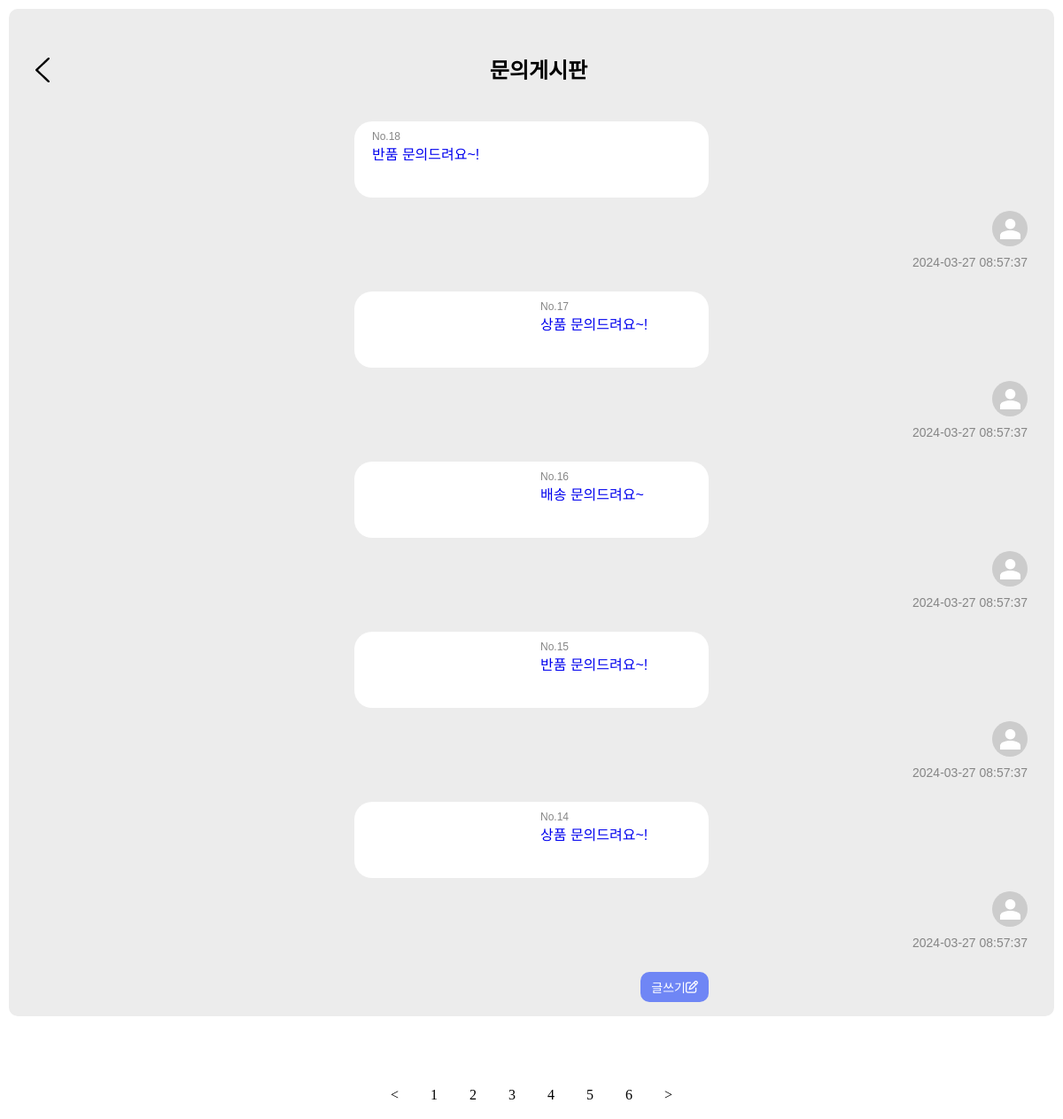
Screenshot of /src/list.php?page=3 with the database file from the repository.
### tables this page shows
CREATE TABLE Boards (
	no					INT					PRIMARY KEY AUTO_INCREMENT
	,title			VARCHAR(100)		NOT NULL
	,content 		VARCHAR(1000) 		NOT NULL
	,created_at 	DATETIME 			NOT NULL DEFAULT CURRENT_TIMESTAMP()
	,updated_at 	DATETIME 			NOT NULL DEFAULT CURRENT_TIMESTAMP()
	,deleted_at 	DATETIME 			
);

### src/lib/lib_db.php (called while the page is built, shortened)
<?php
function db_select_boards_cnt(&$conn) {
    $sql =
    "SELECT
        COUNT(no) as cnt
    FROM
        boards
    WHERE
        deleted_at IS NULL";
    $stmt = $conn->query($sql);
    $result = $stmt->fetchAll();
    return (int)$result[0]["cnt"];
}
function db_select_boards_paging(&$conn, &$array_param) {
    $sql =
        "SELECT
            no
            ,title
            ,created_at
        FROM
            boards
        WHERE
            deleted_at IS NULL
        ORDER BY
            no DESC
        LIMIT :list_cnt OFFSET :offset";
    $stmt = $conn->prepare($sql);
    $stmt->execute($array_param);
    $result = $stmt->fetchAll();
    return $result;
}

### src/list.php (the view, shortened to what this page needs)
<?php
$list_cnt = 5;
$page_num = 1;
try {
    $conn = my_db_conn();
    $page_num = isset($_GET["page"]) ? $_GET["page"] : $page_num;
    $result_board_cnt = db_select_boards_cnt($conn);
    $max_page_num = ceil($result_board_cnt / $list_cnt);
    $offset = $list_cnt * ($page_num - 1);
    $prev_page_num = ($page_num - 1) < 1 ? 1 : ($page_num - 1);
    $next_page_num = ($page_num + 1) > $max_page_num ? $max_page_num : ($page_num + 1);
    $arr_param = [
        "list_cnt" => $list_cnt
		,"offset"  => $offset
    ];
    $result = db_select_boards_paging($conn, $arr_param);
} catch (\Throwable $e) {
    echo $e->getMessage();
    exit;
} finally {
    if(!empty($conn)) {
        $conn = null;
    }
}
?>
<!DOCTYPE html>
<html lang="en">
<head>
    <link rel="stylesheet" href="./css/common2.css">
</head>
<body>
    <div class="container">
    <main>
        <div class="middle">
            <?php
            foreach($result as $item) {
            ?>
                <div class="board_content">
                    <div class="content_text">
                        <p class="content_no"><?php echo "No.".$item["no"] ?></p>
                        <p class="content_title"><a href="./detail.php?no=<?php echo $item["no"] ?>&page=<?php echo $page_num ?>"><?php echo $item["title"] ?></p>
                    </div>
                </div>
                <div class="person_container">
                    <div class="person_circle">
                        <img src="./img/detail_person.png" alt="">
                    </div>
                </div>
                <p class="content_date"><?php echo $item["created_at"] ?></p>
            <?php
            }
            ?>
        </div>
                <div class="board_content">
                <a href="./insert.html"><button type="submit" class="insert_btn">
                        글쓰기<i class="fa-regular fa-pen-to-square"></i>
                    </button></a>
                </div>
        </div>
        <footer>
            <br><br>
            <div class="pagination">
                <a href="./list.php?page=<?php echo $prev_page_num ?>">&lt;</a>
                <?php
                for($num = 1; $num <= $max_page_num; $num++) {
                ?>
                <a href="./list.php?page=<?php echo $num ?>"><?php echo $num ?></a>
                <?php
                }
                ?>
                <a href="./list.php?page=<?php echo $next_page_num ?>">&gt;</a>
            </div>
        </footer>
</body>

### src/css/common2.css (style rules this page uses)
* { margin: 0; padding: 0; box-sizing: border-box; }
.container { font-family: "Noto Sans KR", sans-serif; margin: 10px; padding: 50px 10px; background-color: #ECECEC; border-radius: 10px; }
a { text-decoration: none; }
.board_content { width: 400px; margin: 15px auto; border-radius: 20px; position: relative; }
.board_content:not(:last-child) { display: grid; grid-template-columns: 1fr 1fr; grid-template-rows: 1fr 1fr; background-color: #fff; padding: 10px 0 0 20px; }
.content_no { font-size: 12px; color: #868686; }
.content_title { font-weight: 500; }
.content_date { color: #868686; font-size: 14px; grid-column: 2/4; grid-row: 2/3; text-align: right; padding: 10px 20px 10px 0; }
.person_container { grid-row: 1/3; grid-column: 3/4; align-self: start; }
.person_container { grid-row: 1/3; grid-column: 3/4; align-self: start; display: flex; justify-content: flex-end; align-items: center; padding-right: 20px; }
.person_circle { background-color: #CCCCCC; width: 40px; height: 40px; border-radius: 50%; display: flex; justify-content: center; align-items: center; }
.insert_btn { border: none; background-color: #6F86F5; padding: 7px 12px; border-radius: 10px; color: #fff; font-size: 14px; display: flex; justify-content: end; align-items: center; width: fit-content; position: absolute; top: 50%; right: 0; }
footer { display: flex; justify-content: center; margin-top: 80px; }
.pagination { justify-content: center; }
.pagination a { color: black; padding: 8px 16px; text-decoration: none; }

### rows the page displays
boards: no "18", title "반품 문의드려요~!", created_at "2024-03-27 08:57:37"
boards: no "17", title "상품 문의드려요~!", created_at "2024-03-27 08:57:37"
boards: no "16", title "배송 문의드려요~", created_at "2024-03-27 08:57:37"
boards: no "15", title "반품 문의드려요~!", created_at "2024-03-27 08:57:37"
boards: no "14", title "상품 문의드려요~!", created_at "2024-03-27 08:57:37"
